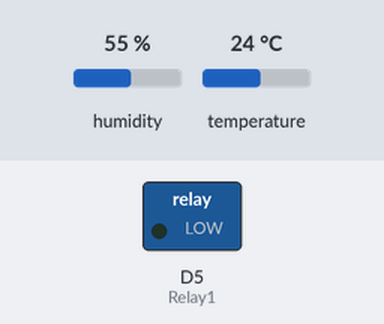
Bench run of a sketch on a simulated ESP8266 (NodeMCU). Shown: switched loads named in the sketch (green lamp = pin HIGH). The inputs (shaded band) are chosen by the test bench; at power-on: humidity 55 %, temperature 24 °C. What the sketch prints to the serial monitor is not drawn.

Above: at 0.1 s.
Timing chart, 0 to 1.6 s (numbered marks = the images above):
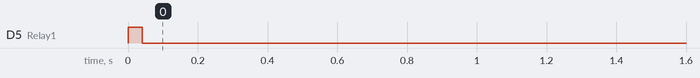

Measured:
- by itself, D5 (Relay1): HIGH → LOW at 0.04 s

The sketch:

testAHT20.ino
```cpp
#include <Wire.h>
#include <AHT20.h>
AHT20 aht20;
int Relay1 = D5;

void setup()
{
  Serial.begin(9600);
  Serial.println("AHT20 example");

  Wire.begin();
  if (aht20.begin() == false)
  {
    Serial.println("AHT20 not detected. Please check wiring. Freezing.");
    while(true);
  }
  pinMode(Relay1, OUTPUT); // กำหนดขาทำหน้าที่ให้ขา D0 เป็น OUTPUT
  digitalWrite(Relay1, HIGH);
}

void loop()
{
  float temperature = aht20.getTemperature();
  float humidity = aht20.getHumidity();

  Serial.print("T: ");
  Serial.print(temperature, 2);
  Serial.print(" C\t H: ");
  Serial.print(humidity, 2);
  Serial.println("% RH");
  if (temperature > 37.0f) {
    digitalWrite(Relay1, HIGH);
  } else {
    digitalWrite(Relay1, LOW);
  }

  delay(15000);
}
```
